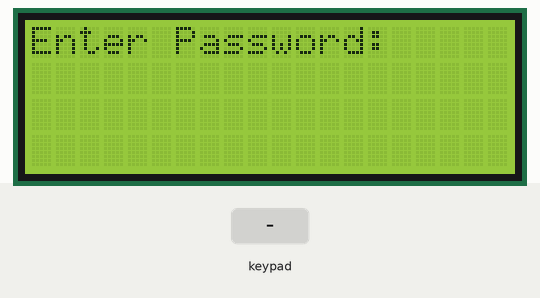
This sketch was run on a simulated Arduino Uno, built with avr-gcc and run on an emulated ATmega328P. Shown: 20×4 character LCD. Inputs (shaded band) come from the test bench. What the sketch prints to the serial monitor is not drawn.

Above: at 1.2 s.
1.3 s: keypad keys 9 8 7 6 # pressed 0.4 s apart
At 3.4 s:
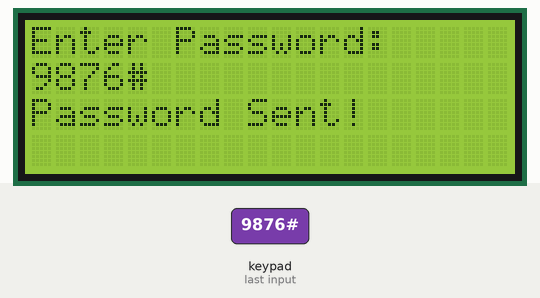
6.3 s: key '*' pressed
At 6.8 s:
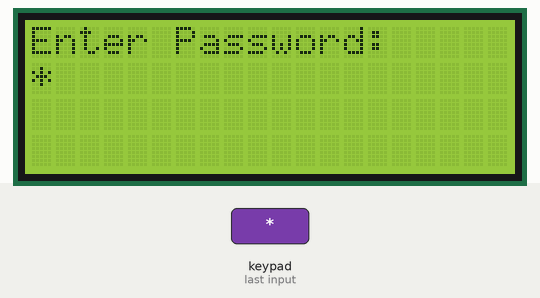
7.8 s: keypad keys 5 4 3 # pressed 0.4 s apart
At 9.4 s:
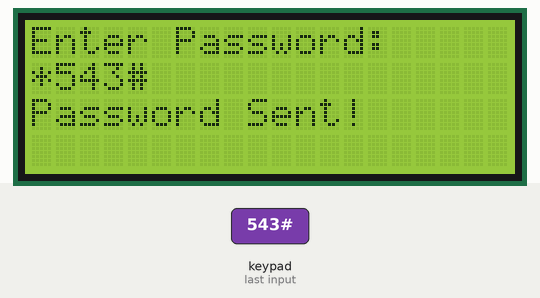
12.4 s: key '1' pressed
At 13.8 s:
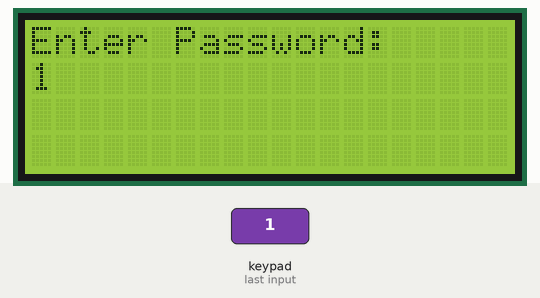
Timing chart, 0 to 14.9 s (numbered marks = the images above; inputs shaded):
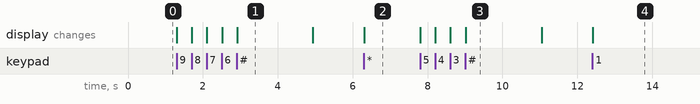

The sketch:

Code_enter_pass_to_esp8266.ino
```cpp
#include <Keypad.h>
#include <Wire.h>
#include <LiquidCrystal_I2C.h>

// Định nghĩa LCD I2C (địa chỉ 0x27, LCD 20x4)
LiquidCrystal_I2C lcd(0x27, 20, 4);

// Định nghĩa Keypad 4x3
const byte ROW_NUM    = 4; // Số dòng
const byte COLUMN_NUM = 3; // Số cột

// Cấu hình các phím của Keypad
char keys[ROW_NUM][COLUMN_NUM] = {
  {'1', '2', '3'},
  {'4', '5', '6'},
  {'7', '8', '9'},
  {'*', '0', '#'}
};

byte pin_rows[ROW_NUM] = {9, 8, 7, 6};   // Chân kết nối với các dòng
byte pin_column[COLUMN_NUM] = {5, 4, 3}; // Chân kết nối với các cột

Keypad keypad = Keypad(makeKeymap(keys), pin_rows, pin_column, ROW_NUM, COLUMN_NUM);

String password = ""; // Biến lưu trữ mật khẩu

void setup() {
  // Khởi tạo LCD
  lcd.init(); // Bắt đầu LCD
  lcd.backlight(); // Bật đèn nền LCD

  // Hiển thị thông báo ban đầu
  lcd.setCursor(0, 0);
  lcd.print("Enter Password:");

  // Khởi tạo Serial
  Serial.begin(9600);
}

void loop() {
  char key = keypad.getKey(); // Lấy phím bấm

  if (key) { // Nếu có phím được nhấn
    // Hiển thị phím nhấn lên Serial Monitor
    Serial.print(key);

    // Hiển thị phím nhấn lên LCD
    lcd.setCursor(password.length(), 1); // Di chuyển con trỏ theo độ dài password
    lcd.print(key);

    // Lưu phím vào biến mật khẩu
    password += key;

    // Kiểm tra khi bấm '#'
    if (key == '#') {
      lcd.setCursor(0, 2); // Xuống dòng tiếp theo
      lcd.print("Password Sent!");
      delay(2000);
      lcd.clear();
      lcd.setCursor(0, 0);
      lcd.print("Enter Password:");
      password = ""; // Reset mật khẩu
    }
  }
}
```

Measured:
- after the input at 1.3 s, the display: first changes at once (image 1 shows a later state)
- after the input at 6.3 s, the display: changes at once (image 2)
- after the input at 7.8 s, the display: first changes at once (image 3 shows a later state)
- after the input at 12.4 s, the display: changes at once (image 4)
- what the display in image 1 shows lasts 2.0 s, from 2.9 s to 4.9 s
